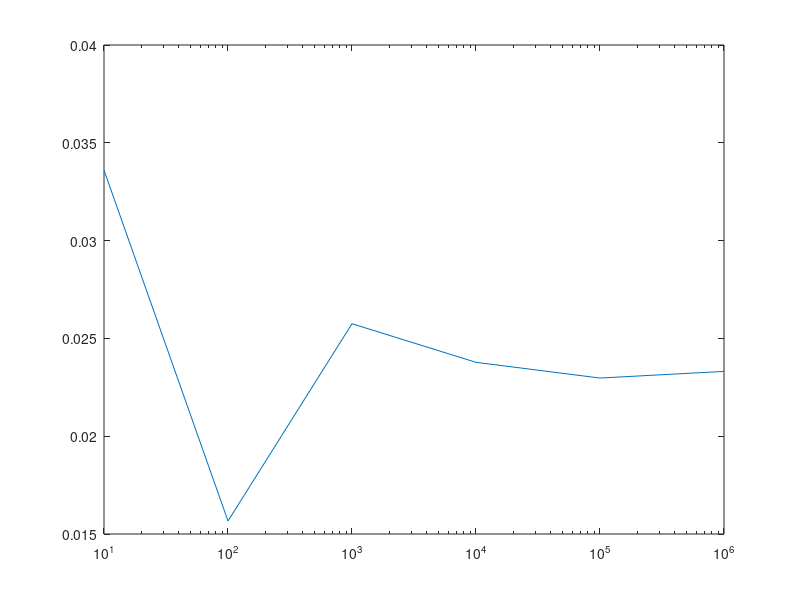

The MATLAB source for this figure:
MC = [10, 100, 1000, 10000, 100000, 1e+06, ];
e_var = [0.0336, 0.015664, 0.025751, 0.0237771, 0.0229733, 0.0233132, ];
m_var = [0.0021, 0.000979, 0.00173079, 0.00162087, 0.00154911, 0.00156081, ];
mean_mag = [0.0015, 0.00055, 0.000805, 0.0007585, 0.0007157, 0.000722075, ];
time_used = [0.000509, 0.004541, 0.047734, 0.49493, 4.87784, 48.1419, ];
accepted_states = [0.4, 0.16, 0.294, 0.2972, 0.28676, 0.28901, ];
semilogx(MC, e_var)
